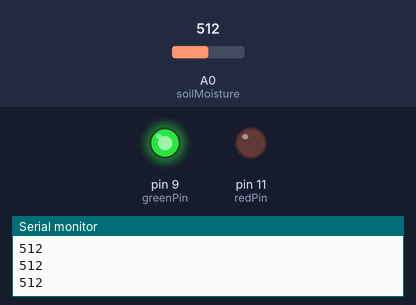
This sketch was run on a simulated Arduino Uno, built with avr-gcc and run on an emulated ATmega328P. Parts: output pins drawn as LEDs (lit = HIGH), the last lines printed to the serial monitor. The inputs (shaded band) are chosen by the test bench; at power-on: A0 (soilMoisture) = 512.

Above: at 1.2 s.
1.3 s: A0 (soilMoisture) set to 889
2.8 s: A0 (soilMoisture) set to 916
At 4.0 s:
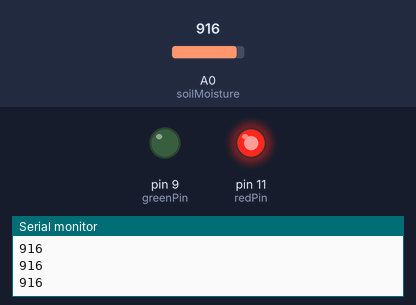
4.3 s: A0 (soilMoisture) set to 900
At 5.3 s:
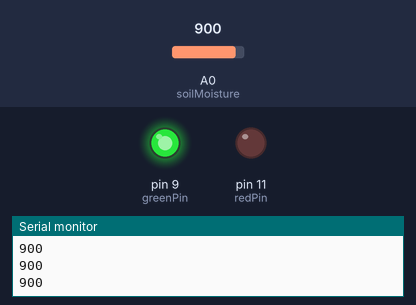
5.8 s: A0 (soilMoisture) set to 1023
At 6.6 s:
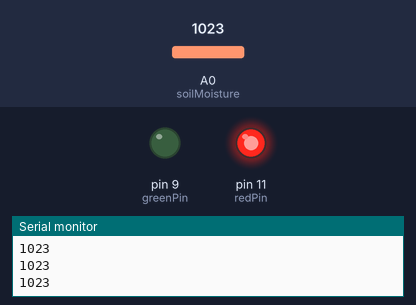
Timing chart, 0 to 8.3 s (numbered marks = the images above; inputs shaded):
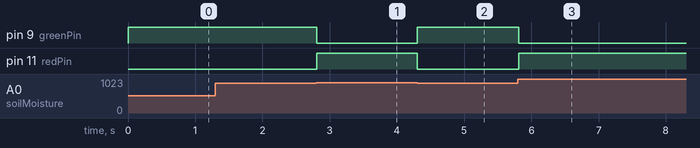

The sketch:

5.2.threshold.ino
```cpp
const int soilMoisture = A0;
const int redPin = 11;  // R petal onmodule connected to digital pin 11
const int greenPin = 9;  // B petal onmodule connected to digital pin 9

int threshold = 900;

void setup() {
  pinMode(redPin, OUTPUT);
  pinMode(greenPin, OUTPUT);
  Serial.begin(9600);
}

void loop() {
  int sensorValue = analogRead(soilMoisture);
  Serial.println(sensorValue);
  if (sensorValue > threshold) {
    digitalWrite(redPin, HIGH); // Turn the red LED
    digitalWrite(greenPin, LOW); // green
  } else {
    digitalWrite(greenPin, HIGH); // Turn on the green LED
    digitalWrite(redPin, LOW); // red
  }
}
```

Measured:
- the behaviour switches between 900 and 901 on A0 (soilMoisture) (found by bisection; images 0 and 1)
- after the input at 2.8 s, pin 9 (greenPin): HIGH → LOW at once; pin 11 (redPin): LOW → HIGH at once
- after the input at 4.3 s, pin 9 (greenPin): LOW → HIGH at once; pin 11 (redPin): HIGH → LOW at once
- after the input at 5.8 s, pin 9 (greenPin): HIGH → LOW at once; pin 11 (redPin): LOW → HIGH at once
